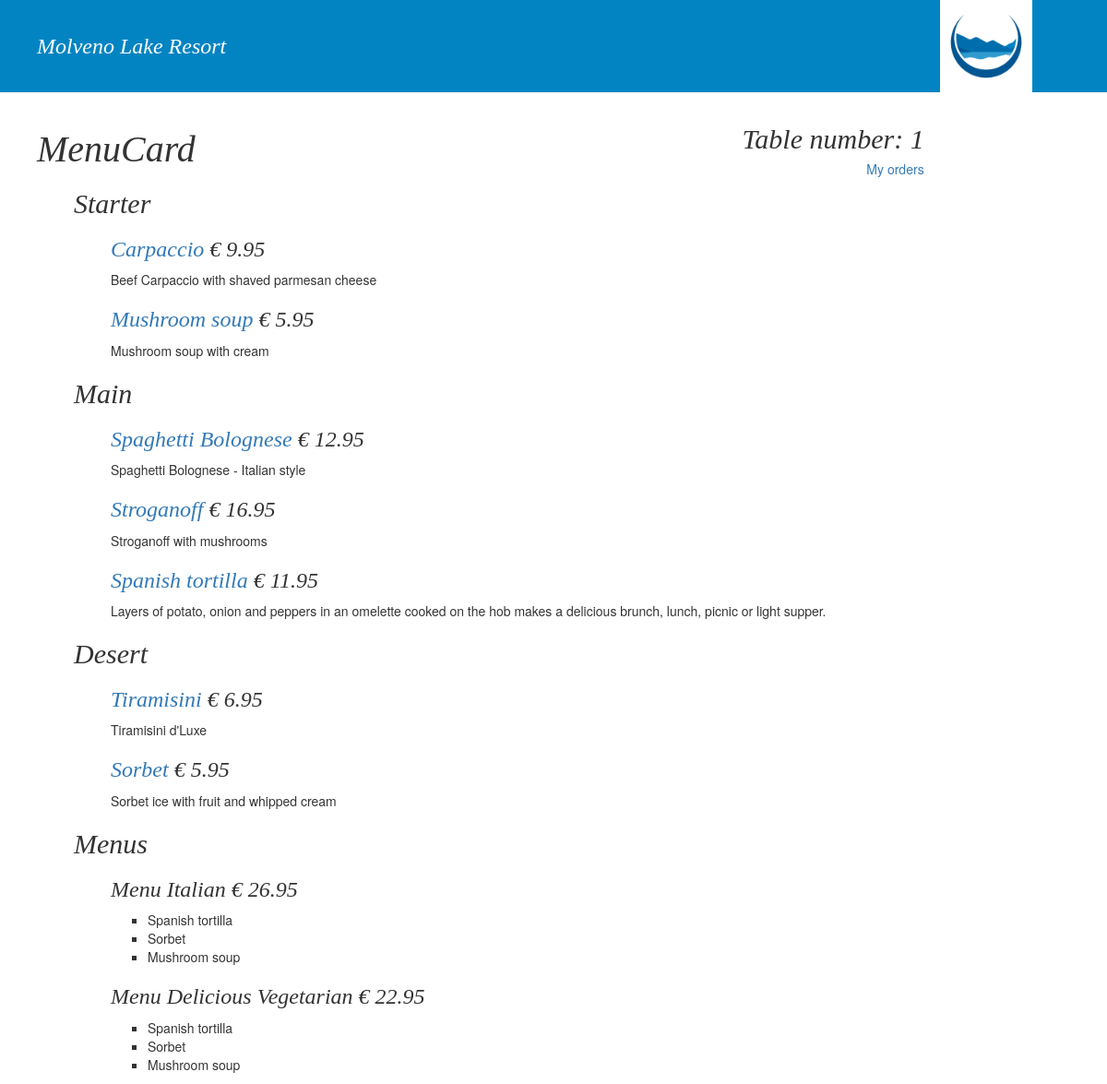
/menucard/1/, run on the app's committed database.
### restaurant/models.py (models this page shows, shortened)
class MenuItemAddition(models.Model):
    menu_card = models.ForeignKey(MenuCard, on_delete=models.CASCADE)
    menu_item = models.ForeignKey(MenuItem, on_delete=models.PROTECT)
    selling_price = models.DecimalField(max_digits=5, decimal_places=2, default=0)
    class Meta:
        verbose_name = 'Menu Item'
        verbose_name_plural = 'Menu items'

class MenuItem(models.Model):
    name = models.CharField(max_length=128)
    description = models.CharField(max_length=2000)
    menu_item_type = models.ForeignKey('MenuItemType',
                                       on_delete=models.PROTECT)
    course_type = models.ForeignKey('CourseType',
                                    on_delete=models.PROTECT)
    recipe = models.TextField()
    def __str__(self):
        return self.name + ' (' + str(self.course_type) + '), Suggested selling price: €' + str(self.suggested_selling_price) + ')'
    def _get_uplift(self):
        if self.course_type.course_type == 'Drink':
            value = 1.90
        else:
            value = 1.65
        return value
    uplift = property(_get_uplift)
    def _get_suggested_selling_price(self):
        r = 0
        allingredients = Ingredient.objects.filter(menu_item__in=MenuItem.objects.filter(name = self.name))
        for item in allingredients:
            if item.unit == 'KG' or item.unit == 'L' or item.unit == 'PCS':
                r += ((item.ingredient.price / item.ingredient.container_amount) * item.amount)
            if item.unit == 'G' or item.unit == 'ML':
                r += ((item.ingredient.price / item.ingredient.container_amount) * item.amount/1000)
            else:
                r += ((item.ingredient.price / item.ingredient.container_amount) * item.amount/1000000)
        return round(Decimal((float(r)*self.uplift)),2)
    suggested_selling_price = property(_get_suggested_selling_price)

class CourseType(models.Model):
    course_type = models.CharField(max_length=200)
    def __str__(self):
        return self.course_type

class MenuAddition(models.Model):
    menu_card = models.ForeignKey(MenuCard, on_delete=models.CASCADE)
    menu = models.ForeignKey(Menu, on_delete=models.PROTECT)
    selling_price = models.DecimalField(max_digits=5, decimal_places=2, default=0)
    class Meta:
        verbose_name = 'Menu'
        verbose_name_plural = 'Menus'

class Menu(models.Model):
    name = models.CharField(max_length=128)
    menu_items = models.ManyToManyField(MenuItem)
    def _get_suggested_selling_price(self):
        r = 0
        for item in self.menu_items.all():
            r += item.suggested_selling_price
        return round(Decimal(r),2)
    suggested_selling_price = property(_get_suggested_selling_price)

### restaurant/views.py (the view)
# urls.py: path('menucard/<int:table_id>/', views.MenuCardList.as_view(), name="menucard")
class MenuCardList(TemplateView):
    template_name = "restaurant/menucard_list.html"
    def get_course_types(self):
        types = [i for i in CourseType.objects.all()]
        return types
    def get_queryset_items(self):
        course_types = self.get_course_types()
        course_type_lists = []
        i = 0
        for course_type in course_types:
            i += 1
            c = MenuItemAddition.objects.filter(menu_item__course_type=i)
            course_type_lists.append(c)
        return course_type_lists
    def get_queryset_menus(self):
        return MenuAddition.objects.all()
    def get_menu_items_on_menus(self):
        menus = self.get_queryset_menus()
        menu_courses_list = []
        print("hello")
        i = 0
        for menu in menus:
            i += 1
            d = [m for m in menu.menu.menu_items.all()]
            print(d)
        print("menu course list:", menu_courses_list)
        return d
    def get_table_id(self, **kwargs):
        table_id = self.kwargs['table_id']
        return table_id
    def get_context_data(self, **kwargs):
        context = super().get_context_data(**kwargs)
        context['menucard_list'] = self.get_queryset_items()
        context["course_types"] = self.get_course_types()
        context['menu_types'] = self.get_queryset_menus()
        context['table_id'] = self.get_table_id()
        context['menu_courses'] = self.get_menu_items_on_menus()
        self.request.session['table_id'] = self.get_table_id()
        return context

### restaurant/templates/restaurant/menucard_list.html
{% extends 'restaurant/base.html' %}
{% block content %}
    <div class="text-right">
      <div class="molvenobrush text-medium"> Table number: {{table_id}}</div>
      <a href="{% url 'restaurant:orders' %}">My orders</a>
    </div>
      <h1 class="molvenobrush">MenuCard</h1>
      <ul id="menu-items">
        {% for course in menucard_list %}
          {% if course %}
            <li class="no-bullets"><h2 class="molvenobrush">{{ course.0.menu_item.course_type }}</h2></li>
              <ul>
                {% for dish in course %}
                  <li class="no-bullets">
                    <h3 class="molvenobrush">
                      <a href="{% url 'restaurant:menu_item' dish.menu_item.id %}">{{ dish.menu_item.name }}</a>
                      <span> € {{dish.selling_price}}</span>
                    </h3>
                    <p>{{dish.menu_item.description}}</p>
                  </li>
                {% endfor %}
              </ul>
          {% endif %}
        {%empty%}
          <li>No menu items.</li>
      {%endfor%}
    </ul>
    <ul id="menus">
      <li class="no-bullets"> <h2 class="molvenobrush">Menus</h2></li>
      <ul>
        {% for type in menu_types %}
        <li class="no-bullets">
          <h3 class="molvenobrush">
            <span> {{type.menu.name}}</span>
            <span> € {{type.selling_price}}</span>
          </h3>
          <ul>
            {% for d in menu_courses %}
            <li>{{d.name}}</li>
            {% endfor %}</ul>
        </li>
        {% endfor %}
      </ul>
    </ul>
  </div>
{% endblock %}

### restaurant/templates/restaurant/base.html (shortened to what this page needs)
{% load static %}
<!DOCTYPE html>
<html>
<head>
  <link rel="stylesheet" href="//maxcdn.bootstrapcdn.com/bootstrap/3.3.7/css/bootstrap.min.css">
  <link rel="stylesheet" href="//maxcdn.bootstrapcdn.com/bootstrap/3.3.7/css/bootstrap-theme.min.css">
  <link rel="stylesheet" type="text/css" href="{% static 'restaurant/style/base.css' %}">
</head>
<body>
  <div id="header">
    <div class="col-md-10 no-padding" id="header-left">
      <div class='molvenobrush'>Molveno Lake Resort</div>
    </div>
    <div class="col-md-2 no-padding" id="header-right">
      <img class='logo-img' img src="/static/restaurant/images/Logo.jpg" alt="logo" />
    </div>
  </div>
  <div class="main-content">
    <div class="row">
      <div class="col-md-10 no-padding">
        <p id="menu-card">
          {% block content %}
          {% endblock %}
      </div>
      </div>

### restaurant/static/restaurant/style/base.css (style rules this page uses)
.main-content { padding-top: 20px; padding-left: 40px; }
#header { padding-left: 25px; background-color: #0284C2; display: flex; align-items: center; }
#header-left { font-size: 24px; color:white; }
#header-right { font-size: 14px; color:white; }
.logo-img { float: left; width: 100px; height: 100px; }
.molvenobrush { font-family: "Brush Script MT", cursive; font-style: italic; font-variant: normal; font-weight: 400; }
h1 { font-family: "Brush Script MT", cursive; font-style: italic; font-variant: normal; font-weight: 400; }
h1.molvenobrush, .text-big { font-size: 40px; }
h2.molvenobrush, .text-medium { font-size: 30px; }
h3.molvenobrush, .text-small { font-size: 24px; }
li.no-bullets { list-style: none; }
.text-right { float: right; }

### data on the page
MenuItemAddition: menu_item.course_type "Starter", menu_item.name "Carpaccio", selling_price "9.95", menu_item.description "Beef Carpaccio with shaved parmesan cheese"
MenuItemAddition: menu_item.name "Mushroom soup", selling_price "5.95", menu_item.description "Mushroom soup with cream"
MenuItemAddition: menu_item.course_type "Main", menu_item.name "Spaghetti Bolognese", selling_price "12.95", menu_item.description "Spaghetti Bolognese - Italian style"
MenuItemAddition: menu_item.name "Stroganoff", selling_price "16.95", menu_item.description "Stroganoff with mushrooms"
MenuItemAddition: menu_item.name "Spanish tortilla", selling_price "11.95", menu_item.description "Layers of potato, onion and peppers in an omelette cooked on the hob makes a delicious brunch, lunch, picnic or light supper."
MenuItemAddition: menu_item.course_type "Desert", menu_item.name "Tiramisini", selling_price "6.95", menu_item.description "Tiramisini d'Luxe"
MenuItemAddition: menu_item.name "Sorbet", selling_price "5.95", menu_item.description "Sorbet ice with fruit and whipped cream"
MenuAddition: menu.name "Menu Italian", selling_price "26.95"
MenuItem: name "Spanish tortilla"
MenuItem: name "Sorbet"
MenuItem: name "Mushroom soup"
MenuAddition: menu.name "Menu Delicious Vegetarian", selling_price "22.95"

### other printed values
{{ table_id }} "1"
